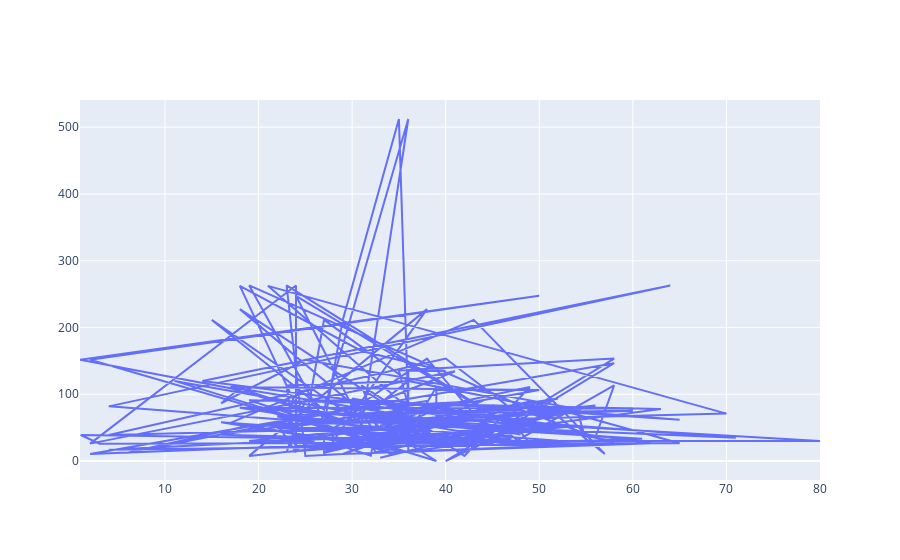

Source (notebook cell):
### Code cell
fig = go.Figure(data = go.Scatter(x = df['age'], y = df['fare']))
fig.show()

### Figure 1 — Plotly figure (JSON) as saved in the notebook; plotly's stock layout.template omitted (floating-point values rounded to 4 significant figures; data arrays with more than 128 entries replaced by an {"elided": "..."} marker saying what was removed)
{"data": [{"type": "scatter", "x": {"elided": "182 float values"}, "y": {"elided": "182 float values"}}], "layout": {}}
